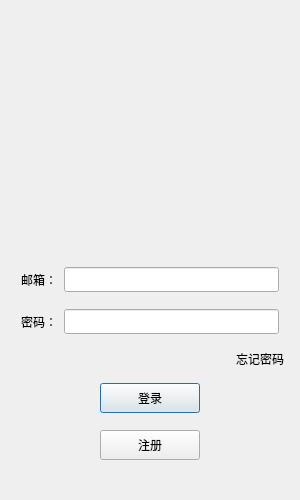
<?xml version="1.0" encoding="UTF-8"?>
<ui version="4.0">
 <class>LoginDialog</class>
 <widget class="QDialog" name="LoginDialog">
  <property name="geometry">
   <rect>
    <x>0</x>
    <y>0</y>
    <width>300</width>
    <height>500</height>
   </rect>
  </property>
  <property name="minimumSize">
   <size>
    <width>300</width>
    <height>500</height>
   </size>
  </property>
  <property name="maximumSize">
   <size>
    <width>300</width>
    <height>500</height>
   </size>
  </property>
  <property name="windowTitle">
   <string>Dialog</string>
  </property>
  <layout class="QVBoxLayout" name="verticalLayout_2">
   <item>
    <layout class="QVBoxLayout" name="verticalLayout">
     <property name="spacing">
      <number>7</number>
     </property>
     <property name="leftMargin">
      <number>5</number>
     </property>
     <property name="topMargin">
      <number>5</number>
     </property>
     <property name="rightMargin">
      <number>5</number>
     </property>
     <property name="bottomMargin">
      <number>5</number>
     </property>
     <item>
      <widget class="QLabel" name="label_error">
       <property name="text">
        <string/>
       </property>
       <property name="alignment">
        <set>Qt::AlignCenter</set>
       </property>
      </widget>
     </item>
     <item alignment="Qt::AlignVCenter">
      <widget class="QWidget" name="widget" native="true">
       <layout class="QGridLayout" name="gridLayout">
        <item row="1" column="0">
         <widget class="QLabel" name="head_label">
          <property name="sizePolicy">
           <sizepolicy hsizetype="Preferred" vsizetype="Preferred">
            <horstretch>0</horstretch>
            <verstretch>0</verstretch>
           </sizepolicy>
          </property>
          <property name="minimumSize">
           <size>
            <width>200</width>
            <height>200</height>
           </size>
          </property>
          <property name="maximumSize">
           <size>
            <width>200</width>
            <height>200</height>
           </size>
          </property>
          <property name="layoutDirection">
           <enum>Qt::LeftToRight</enum>
          </property>
          <property name="text">
           <string/>
          </property>
          <property name="alignment">
           <set>Qt::AlignCenter</set>
          </property>
         </widget>
        </item>
       </layout>
      </widget>
     </item>
     <item>
      <layout class="QHBoxLayout" name="horizontalLayout">
       <property name="leftMargin">
        <number>5</number>
       </property>
       <property name="topMargin">
        <number>5</number>
       </property>
       <property name="rightMargin">
        <number>5</number>
       </property>
       <property name="bottomMargin">
        <number>5</number>
       </property>
       <item>
        <widget class="QLabel" name="email_label">
         <property name="minimumSize">
          <size>
           <width>0</width>
           <height>25</height>
          </size>
         </property>
         <property name="maximumSize">
          <size>
           <width>16777215</width>
           <height>25</height>
          </size>
         </property>
         <property name="text">
          <string>邮箱：</string>
         </property>
        </widget>
       </item>
       <item>
        <widget class="QLineEdit" name="email_lineEdit">
         <property name="minimumSize">
          <size>
           <width>0</width>
           <height>25</height>
          </size>
         </property>
         <property name="maximumSize">
          <size>
           <width>16777215</width>
           <height>25</height>
          </size>
         </property>
        </widget>
       </item>
      </layout>
     </item>
     <item>
      <layout class="QHBoxLayout" name="horizontalLayout_2">
       <property name="leftMargin">
        <number>5</number>
       </property>
       <property name="topMargin">
        <number>5</number>
       </property>
       <property name="rightMargin">
        <number>5</number>
       </property>
       <property name="bottomMargin">
        <number>5</number>
       </property>
       <item>
        <widget class="QLabel" name="passwd_label">
         <property name="minimumSize">
          <size>
           <width>0</width>
           <height>25</height>
          </size>
         </property>
         <property name="maximumSize">
          <size>
           <width>16777215</width>
           <height>25</height>
          </size>
         </property>
         <property name="text">
          <string>密码：</string>
         </property>
        </widget>
       </item>
       <item>
        <widget class="QLineEdit" name="passwd_lineEdit">
         <property name="sizePolicy">
          <sizepolicy hsizetype="Expanding" vsizetype="Fixed">
           <horstretch>0</horstretch>
           <verstretch>0</verstretch>
          </sizepolicy>
         </property>
         <property name="minimumSize">
          <size>
           <width>0</width>
           <height>25</height>
          </size>
         </property>
         <property name="maximumSize">
          <size>
           <width>16777215</width>
           <height>25</height>
          </size>
         </property>
        </widget>
       </item>
      </layout>
     </item>
     <item>
      <layout class="QHBoxLayout" name="horizontalLayout_3">
       <item>
        <spacer name="horizontalSpacer">
         <property name="orientation">
          <enum>Qt::Horizontal</enum>
         </property>
         <property name="sizeHint" stdset="0">
          <size>
           <width>40</width>
           <height>20</height>
          </size>
         </property>
        </spacer>
       </item>
       <item>
        <widget class="ClickedLabel" name="forgetPw_label">
         <property name="minimumSize">
          <size>
           <width>0</width>
           <height>25</height>
          </size>
         </property>
         <property name="maximumSize">
          <size>
           <width>16777215</width>
           <height>25</height>
          </size>
         </property>
         <property name="text">
          <string>忘记密码</string>
         </property>
        </widget>
       </item>
      </layout>
     </item>
     <item>
      <spacer name="verticalSpacer_2">
       <property name="orientation">
        <enum>Qt::Vertical</enum>
       </property>
       <property name="sizeHint" stdset="0">
        <size>
         <width>20</width>
         <height>10</height>
        </size>
       </property>
      </spacer>
     </item>
     <item>
      <layout class="QHBoxLayout" name="horizontalLayout_4">
       <property name="leftMargin">
        <number>5</number>
       </property>
       <property name="topMargin">
        <number>5</number>
       </property>
       <property name="rightMargin">
        <number>5</number>
       </property>
       <property name="bottomMargin">
        <number>5</number>
       </property>
       <item>
        <spacer name="horizontalSpacer_2">
         <property name="orientation">
          <enum>Qt::Horizontal</enum>
         </property>
         <property name="sizeHint" stdset="0">
          <size>
           <width>40</width>
           <height>20</height>
          </size>
         </property>
        </spacer>
       </item>
       <item>
        <widget class="QPushButton" name="btn_login">
         <property name="minimumSize">
          <size>
           <width>100</width>
           <height>30</height>
          </size>
         </property>
         <property name="text">
          <string>登录</string>
         </property>
        </widget>
       </item>
       <item>
        <spacer name="horizontalSpacer_3">
         <property name="orientation">
          <enum>Qt::Horizontal</enum>
         </property>
         <property name="sizeHint" stdset="0">
          <size>
           <width>40</width>
           <height>20</height>
          </size>
         </property>
        </spacer>
       </item>
      </layout>
     </item>
     <item>
      <layout class="QHBoxLayout" name="horizontalLayout_5">
       <property name="leftMargin">
        <number>5</number>
       </property>
       <property name="topMargin">
        <number>5</number>
       </property>
       <property name="rightMargin">
        <number>5</number>
       </property>
       <property name="bottomMargin">
        <number>5</number>
       </property>
       <item>
        <spacer name="horizontalSpacer_4">
         <property name="orientation">
          <enum>Qt::Horizontal</enum>
         </property>
         <property name="sizeHint" stdset="0">
          <size>
           <width>40</width>
           <height>20</height>
          </size>
         </property>
        </spacer>
       </item>
       <item>
        <widget class="QPushButton" name="btn_register">
         <property name="enabled">
          <bool>true</bool>
         </property>
         <property name="minimumSize">
          <size>
           <width>100</width>
           <height>30</height>
          </size>
         </property>
         <property name="text">
          <string>注册</string>
         </property>
        </widget>
       </item>
       <item>
        <spacer name="horizontalSpacer_5">
         <property name="orientation">
          <enum>Qt::Horizontal</enum>
         </property>
         <property name="sizeHint" stdset="0">
          <size>
           <width>40</width>
           <height>20</height>
          </size>
         </property>
        </spacer>
       </item>
      </layout>
     </item>
     <item>
      <spacer name="verticalSpacer_3">
       <property name="orientation">
        <enum>Qt::Vertical</enum>
       </property>
       <property name="sizeHint" stdset="0">
        <size>
         <width>20</width>
         <height>40</height>
        </size>
       </property>
      </spacer>
     </item>
    </layout>
   </item>
  </layout>
 </widget>
 <customwidgets>
  <customwidget>
   <class>ClickedLabel</class>
   <extends>QLabel</extends>
   <header location="global">clickedlabel.h</header>
  </customwidget>
 </customwidgets>
 <resources/>
 <connections/>
</ui>
